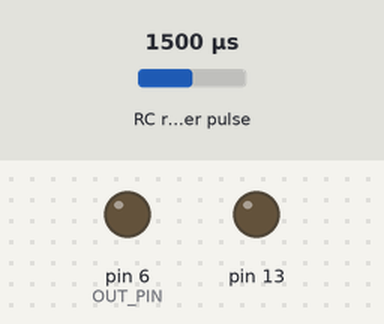
A sketch run on a simulated Arduino Uno, built with avr-gcc and run on an emulated ATmega328P. On the bench: output pins drawn as LEDs (lit = HIGH). Wiring (inferred from the names in the program): RC receiver channel: data pin 2. Inputs (shaded band) come from the test bench; at power-on: RC receiver pulse 1500 µs.

Above: at 1.2 s.
1.3 s: RC receiver pulse (sensor on pin 2) set to 1020 µs
At 2.5 s:
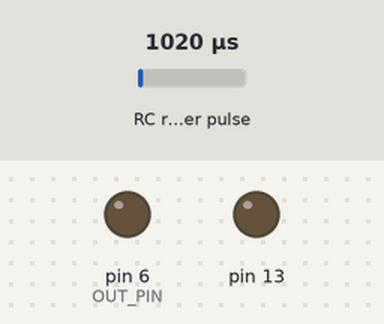
2.9 s: RC receiver pulse (sensor on pin 2) set to 1500 µs
At 3.7 s:
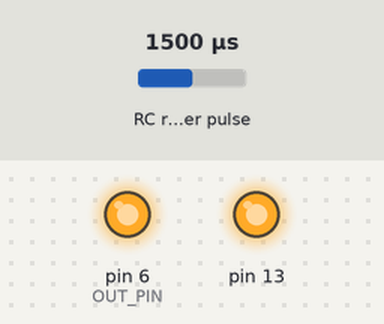
Timing chart, 0 to 6.4 s (numbered marks = the images above; inputs shaded):
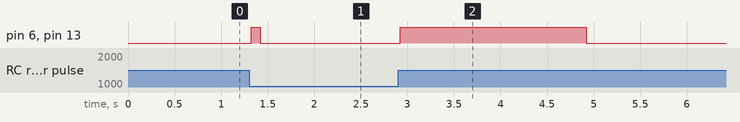

Measured:
- after the input at 1.3 s, pin 6 (OUT_PIN), pin 13: LOW → HIGH at once, → LOW 0.10 s later
- after the input at 2.9 s, pin 6 (OUT_PIN), pin 13: LOW → HIGH at once, → LOW 2.0 s later

The sketch:

pwm_switch.ino
```cpp
// Using PWM read code from
// http://rcarduino.blogspot.com/
//

#define THROTTLE_SIGNAL_IN 0 // INTERRUPT 0 = DIGITAL PIN 2 - use the interrupt number in attachInterrupt
#define THROTTLE_SIGNAL_IN_PIN 2 // INTERRUPT 0 = DIGITAL PIN 2 - use the PIN number in digitalRead

#define OUT_PIN 6

#define NEUTRAL_THROTTLE 1500 // this is the duration in microseconds of neutral throttle on an electric RC Car

volatile boolean recording = false;
volatile int nThrottleIn = NEUTRAL_THROTTLE; // volatile, we set this in the Interrupt and read it in loop so it must be declared volatile
volatile int oThrottleIn = NEUTRAL_THROTTLE;
volatile unsigned long ulStartPeriod = 0; // set in the interrupt
volatile boolean bNewThrottleSignal = false; // set in the interrupt and read in the loop
// we could use nThrottleIn = 0 in loop instead of a separate variable, but using bNewThrottleSignal to indicate we have a new signal
// is clearer for this first example

void setup()
{
  // tell the Arduino we want the function calcInput to be called whenever INT0 (digital pin 2) changes from HIGH to LOW or LOW to HIGH
  // catching these changes will allow us to calculate how long the input pulse is
  attachInterrupt(THROTTLE_SIGNAL_IN,calcInput,CHANGE);
  pinMode(13, OUTPUT);
  pinMode(OUT_PIN, OUTPUT);
  digitalWrite(OUT_PIN, LOW);
// Serial.begin(9600);
}

void loop()
{
 // if a new throttle signal has been measured, lets print the value to serial, if not our code could carry on with some other processing
 if(bNewThrottleSignal)
 {

  if ((nThrottleIn>1500)&&(recording==false)) {

//start recording

  digitalWrite(13, HIGH);
  digitalWrite(OUT_PIN, HIGH);
  delay(2000);              // wait for 2 seconds
  digitalWrite(13, LOW);
  digitalWrite(OUT_PIN, LOW);
  recording = true;
  //Serial.println(1);

  } else {

//stop recording

  digitalWrite(13, HIGH);
  digitalWrite(OUT_PIN, HIGH);
  delay(100);              // wait for 10th of a second
  digitalWrite(13, LOW);
  digitalWrite(OUT_PIN, LOW);

  recording = false;
  //Serial.println(0);

  }

   // Serial.println(nThrottleIn);

   // set this back to false when we have finished
   // with nThrottleIn, while true, calcInput will not update
   // nThrottleIn
   bNewThrottleSignal = false;
 }


}

void calcInput()
{
  // if the pin is high, its the start of an interrupt
  if(digitalRead(THROTTLE_SIGNAL_IN_PIN) == HIGH)
  {
    // get the time using micros - when our code gets really busy this will become inaccurate, but for the current application its
    // easy to understand and works very well
    ulStartPeriod = micros();
  }
  else
  {
    // if the pin is low, its the falling edge of the pulse so now we can calculate the pulse duration by subtracting the
    // start time ulStartPeriod from the current time returned by micros()
    if(ulStartPeriod && (bNewThrottleSignal == false))
    {

      oThrottleIn = nThrottleIn;
      nThrottleIn = (int)(micros() - ulStartPeriod);
      ulStartPeriod = 0;

      // tell loop we have a new signal on the throttle channel
      // we will not update nThrottleIn until loop sets
      // bNewThrottleSignal back to false

      //Serial.println(nThrottleIn);

     if (((nThrottleIn - oThrottleIn)>100)||((nThrottleIn - oThrottleIn)<-100)) bNewThrottleSignal = true;

    }
  }
}
```
